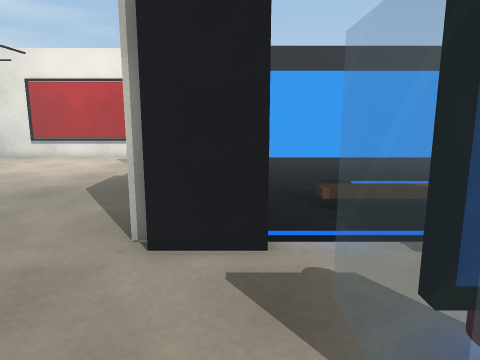
View 1 (above)

24 first-person views from a walk through a scene from a Unity 3-D project. The camera is 1.4 m above the floor, tilts 10° down and sees 70° across. Doors are open. The floor is counted in squares, 0.5 m on a side. Each view is taken from the middle of a square. On the plan, view 1 faces up. The plan holds only what a view shows up to about 20 squares ahead; the rest is blank. The place goes on beyond the plan. The player character is not drawn.

View 2
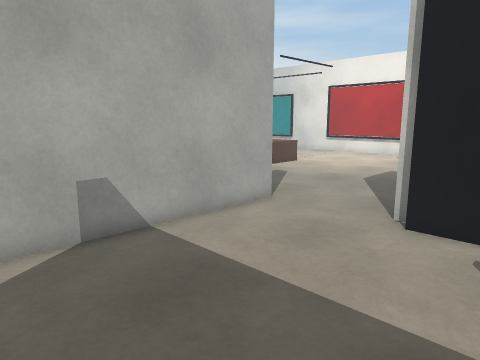

View 3
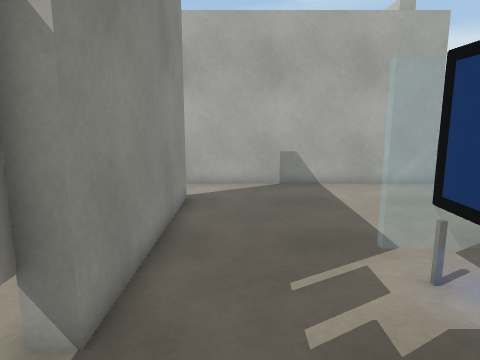

View 4
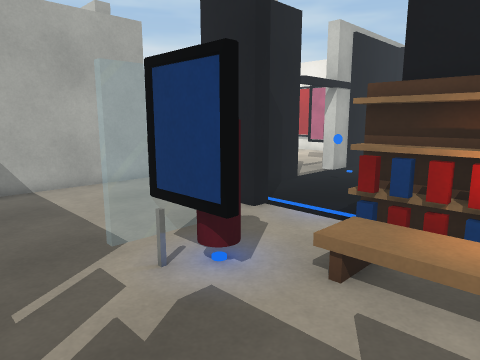

View 5
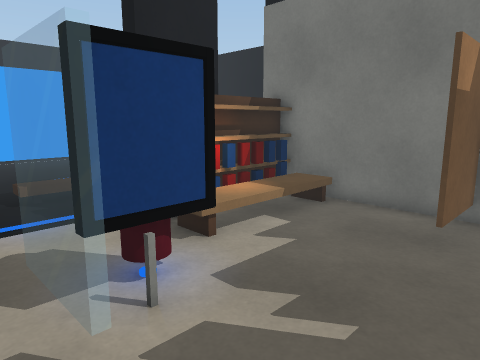

View 6
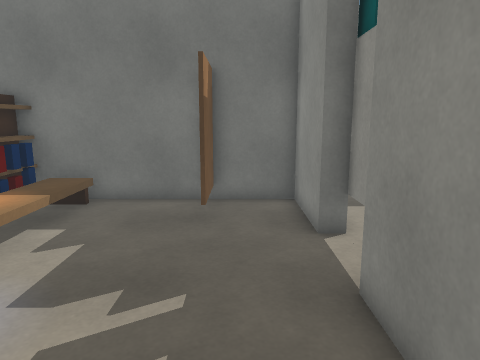

View 7
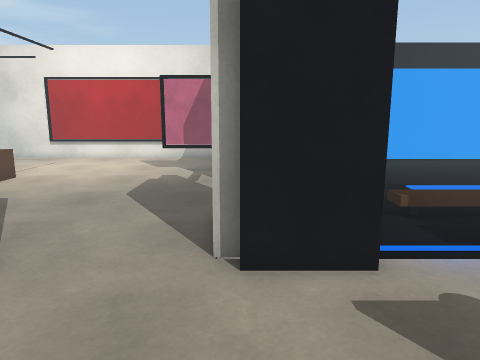

View 8
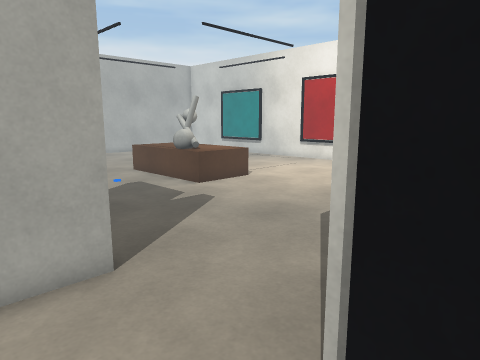

View 9
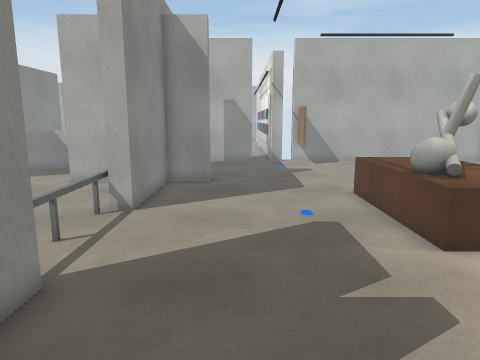

View 10
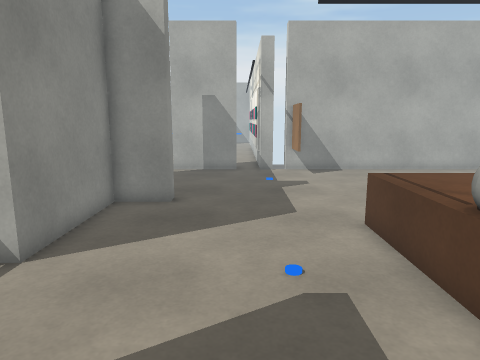

View 11
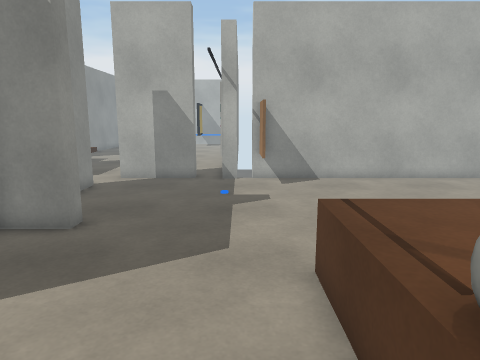

View 12
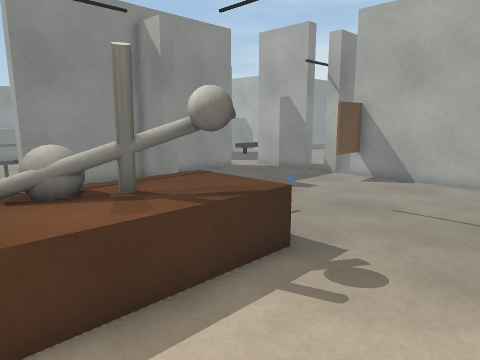

View 13
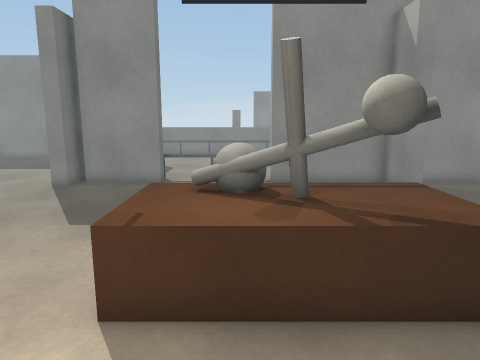

View 14
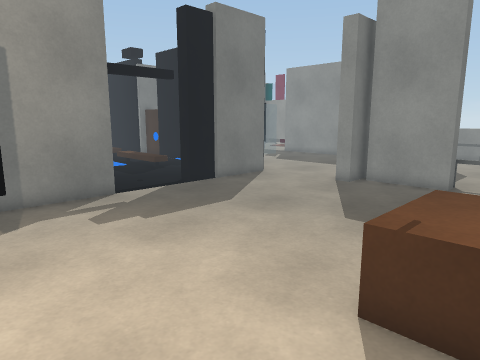

View 15
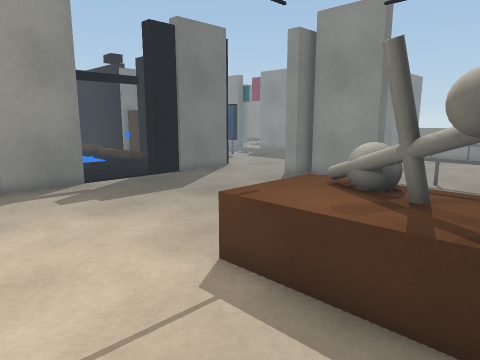

View 16
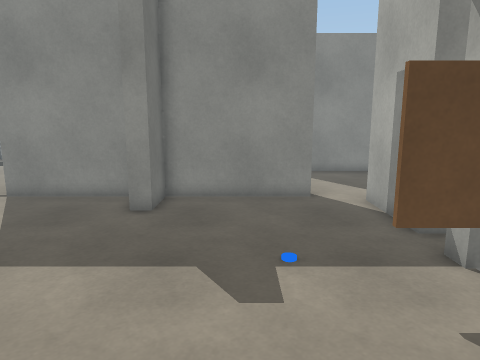

View 17
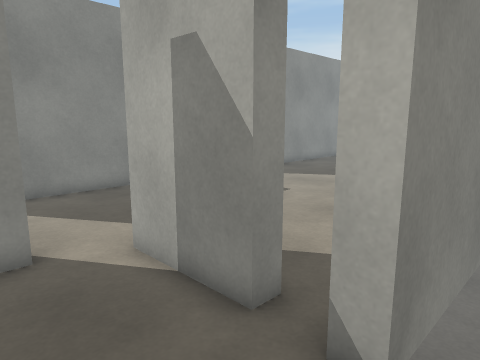

View 18
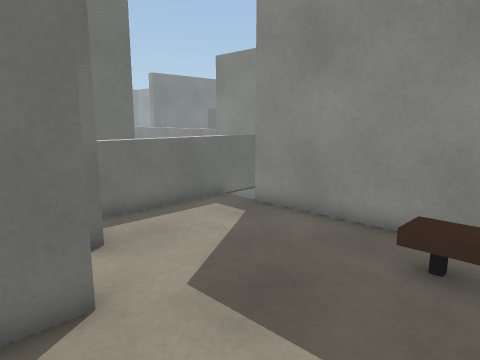

View 19
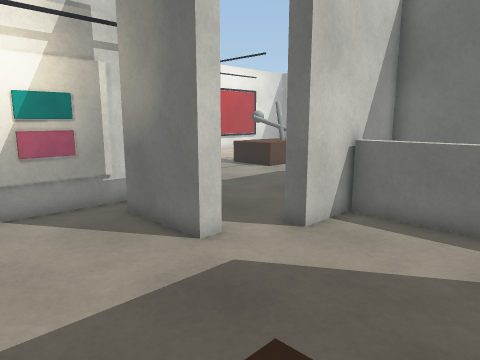

View 20
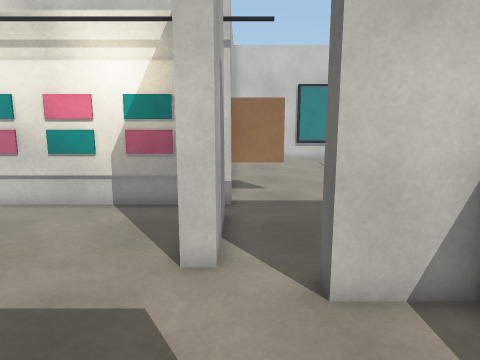

View 21
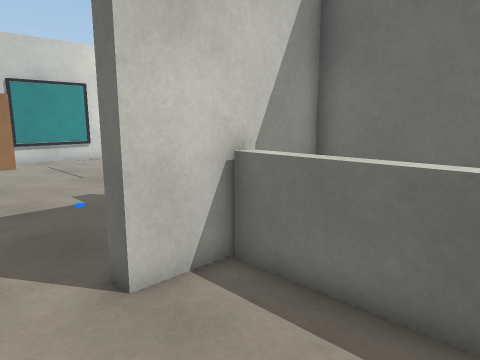

View 22
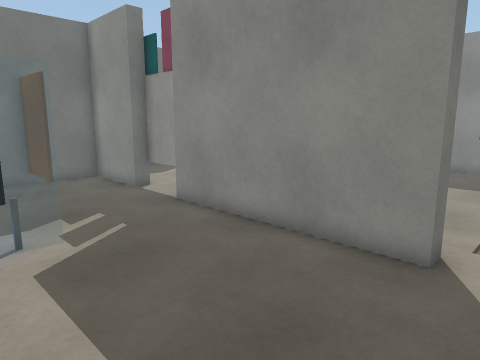

View 23
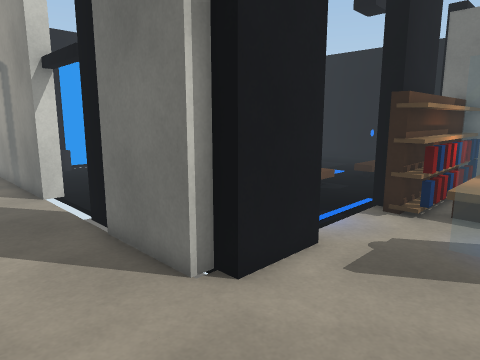

View 24
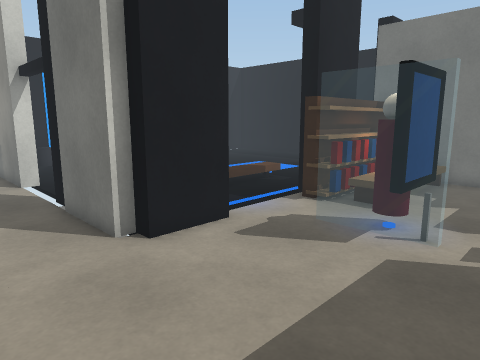

### Floor plan
Key: @ floor where view 1 was taken; # wall or solid block; x gap in a wall; . main floor; : floor 0.25 m higher than the main floor; - floor 0.5 m lower than the main floor; = window, fence, low wall or low ledge; ^ raised ledge; v drop or lower ground; O other object.
Columns run from 35 left of view 1 to 12 right of it. Each row starts with its distance up from view 1.
 22      # ......    .  . ...       #
 21      # ............  ........####      .. .....
 20      # ......................#==##.. ..........
 19      # .........................##.. ..........
 18      # ..........=#=............##.. .........
 17      # .........^^O^^^^.........##.  ........
 16      # .........^^OOO^^......................
 15      # .........^^^^OO^..........v..........
 14      ###...........===...........v.........
 13      ##..........................v.#....
 12 #######..........................#......... ....
 11 .....x..........................##....:::::.....
 10 .....##.........................##...........O
  9 .....##.........................## .........
  8 .....##......#..................##  #...#
  7 ........###########.....#####....####..OOOOOOO#
  6  .......#### #    ##====#  ##..........OOOOOOO#
  5  .........^  #  ...=====.   #.......=...OOOOOO#
  4  .........^  #...........   #.......==O.......#
  3  .........^  #...   .....   #.......=#O#......#
  2  OO.......^  ....    ....   #.......=O........#
  1 ..........^.....     ....   #.................#
  0   ######--#...       .....  #......@........###
 -1           #.         .. ..  #.................#
 -2           #                 #.................#
 -3            ^^^#             #..#########..#####
 -4                               .#       ####

Positions as (right, up) in squares from view 1, and headings:
1: (0, 0), facing up
2: (1, -2), facing up-left
3: (8, -1), facing left
4: (8, -1), facing up-left
5: (0, -2), facing up-right
6: (-1, -1), facing right
7: (-2, 1), facing up
8: (-1, 5), facing up-left
9: (-6, 10), facing left
10: (-10, 11), facing left
11: (-13, 13), facing left
12: (-13, 22), facing down-left
13: (-15, 22), facing down
14: (-15, 22), facing down-right
15: (-18, 22), facing down-right
16: (-25, 19), facing down
17: (-26, 14), facing down-left
18: (-35, 9), facing down-right
19: (-35, 1), facing up-right
20: (-29, 1), facing up
21: (-30, 1), facing up-right
22: (-6, 4), facing down-right
23: (-6, 3), facing up-right
24: (-6, 0), facing up-right
